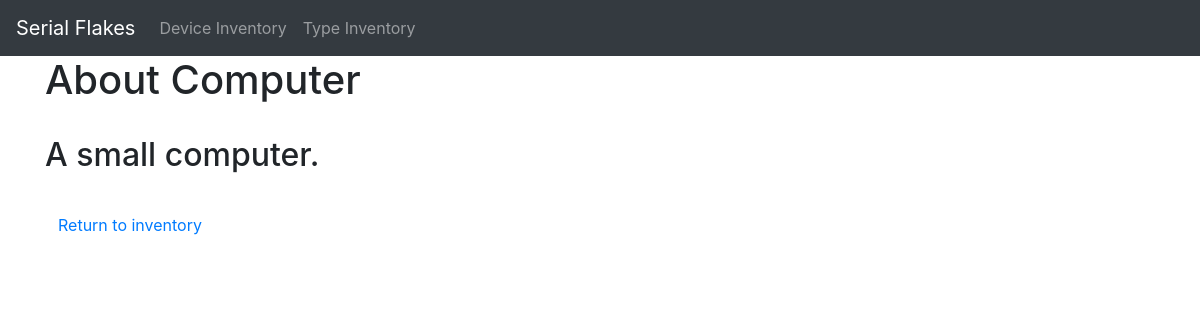
Before: /types/1/ with the older database file.
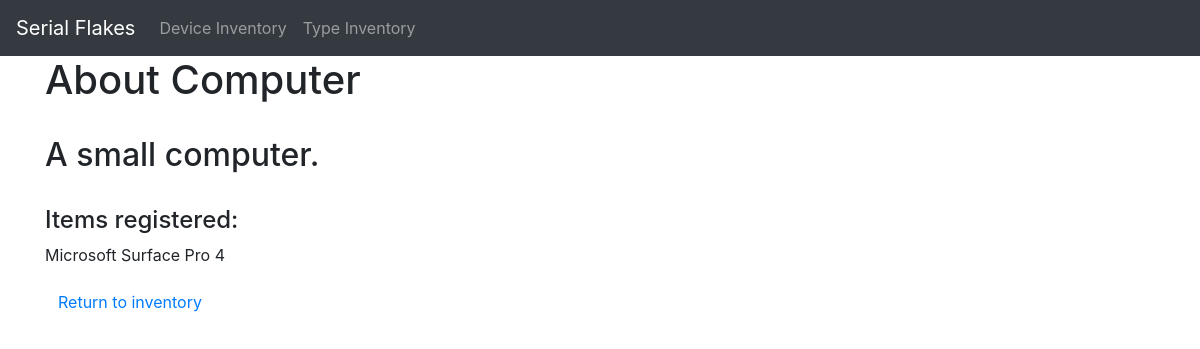
After: the same page with the newer database file.
### Serial/models.py (models this page shows, shortened)
class Device(models.Model):
	name = models.CharField(max_length=255)
	type = models.ForeignKey(Type, models.CASCADE, related_name='device_type')
	maker = models.ForeignKey(Maker, models.CASCADE, related_name='device_creator')
	SKU = models.CharField(max_length=60)
	description = models.TextField()
	created_at = models.DateTimeField(auto_now=True)
	photo = models.ImageField(blank=True, null=True, upload_to="static/images")

### Serial/views.py (the view)
class TypeDetail(DetailView):
	model = Type
	context_object_name = 'type'
	template_name = 'extra/type_detail.html'

### Serial/templates/extra/type_detail.html (shortened to what this page needs)
{% extends 'layout.html' %}
{% block content %}
    <h1>About {{ type.type_name }}</h1>
    <br />
    <h2>A {{ type.type_size|lower }} {{ type.type_name|lower }}.</h2>
    <br />
        {% if type.device_type.count > 0 %}
            <h4>Items registered:</h4>
            {% for foo in type.device_type.all %}
                <p>{{ foo.name }}</p>
            {% endfor %}
        {% endif %}
    <a class="btn" href="{% url 'type-list' %}">Return to inventory</a>
{% endblock %}

Changed rows visible on the page:
added Device: name "Microsoft Surface Pro 4"
Other visible differences:
text now shown: "Items registered:"
